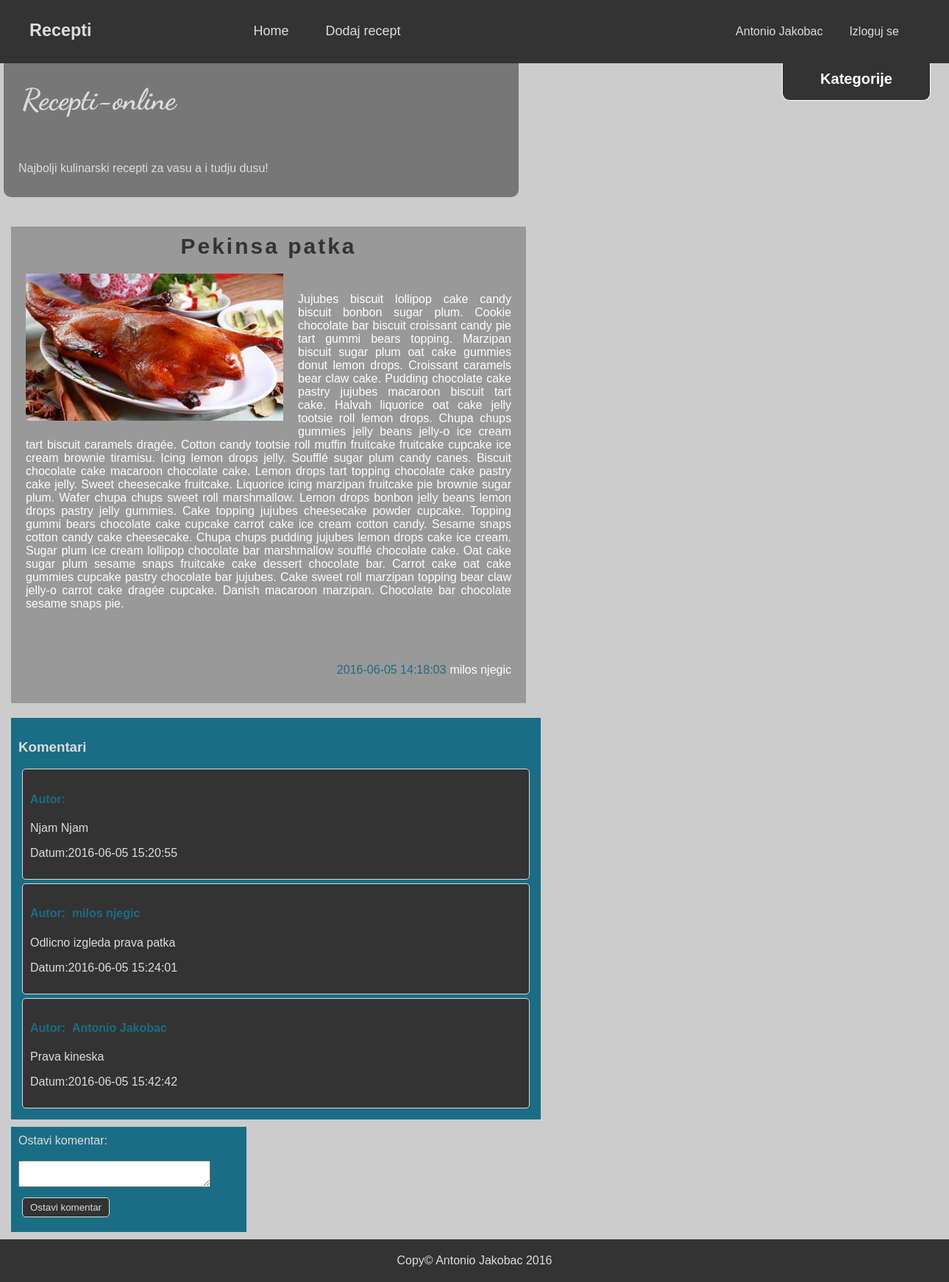
/index.php?page=single_page&id=5 (signed in), run on the app's committed database.
### tables this page shows
CREATE TABLE `authors` (
  `id` int(11) NOT NULL,
  `first_name` varchar(255) NOT NULL,
  `last_name` varchar(255) NOT NULL,
  `email` varchar(255) NOT NULL,
  `password` varchar(64) NOT NULL
);

CREATE TABLE `recepies` (
  `id` int(11) NOT NULL,
  `author_id` int(11) NOT NULL,
  `category_id` int(11) NOT NULL,
  `title` varchar(255) NOT NULL,
  `content` text NOT NULL,
  `image` varchar(255) NOT NULL,
  `date` timestamp NOT NULL DEFAULT CURRENT_TIMESTAMP ON UPDATE CURRENT_TIMESTAMP
);

CREATE TABLE `comments` (
  `id` int(11) NOT NULL,
  `author` varchar(255) NOT NULL,
  `recepie_id` int(11) NOT NULL,
  `comment` text NOT NULL,
  `date` timestamp NOT NULL DEFAULT CURRENT_TIMESTAMP
);

### public/index.php (called while the page is built, shortened)
<?php
include '../libs/config.php';
$controller = new controller\ViewController;
include 'includes/header.php';
include 'includes/sidebar.php';
$controller->home();
include 'includes/footer.php';

### libs/config.php (called while the page is built, shortened)
<?php
spl_autoload_register(function($class){
    $old = explode('\\', $class);
    $class_new = implode('/', $old);
});

### libs/Session.php (called while the page is built, shortened)
<?php
class Session{
    public static function getKey($key, $default = null){
        if(!isset($_SESSION[$key])){
            return $default;
        }else{
            return $_SESSION[$key];
        }
    }
};

### libs/database/conn/connection.php (called while the page is built, shortened)
<?php
class connection{
    private static $instance;
    public static function getInstanc(){
        if(self::$instance === null)
            return self::$instance = new \PDO("mysql:host=".DB_HOST."; dbname=".DB_NAME, DB_USER, DB_PASS);
        return self::$instance;
    }
}

### libs/database/DB.php (called while the page is built, shortened)
<?php
class DB{
    protected static $conn;
    protected static function setConnection(){
        static::$conn = conn\connection::getInstanc();
        static::$conn->setAttribute(PDO::ATTR_ERRMODE, PDO::ERRMODE_EXCEPTION);
    }
    public static function find_by_id($id){
        $table = static::$table;
        $keyColumn = static::$keyColumn;
        $sql = "SELECT * FROM {$table} WHERE {$keyColumn}={$id}";
        $result = static::$conn->query($sql);
        return $result->fetch(PDO::FETCH_OBJ);
    }
    public static function find_by_sql($sql){
        $result = static::$conn->query($sql);
        return $result->fetchAll(PDO::FETCH_OBJ);
    }
}

### controller/Controller.php (called while the page is built, shortened)
<?php
class Controller{
    public function loadView($view){
        include 'includes/'.$view.'.php';
    }
}

### public/includes/single_page.php (the view, shortened to what this page needs)
<?php
    $recept = libs\Recepi::find_by_id($_GET['id']);
?>
            <div id="content">
                <?php
                    $author = libs\Author::find_by_id($recept->author_id);
                ?>
                <div class="article single">
                    <h3 style="text-align: center;"><?= $recept->title;?></h3>
                    <img  src="images/recepies/<?= $recept->image;?>" alt="<?= $recept->title?>">
                    <p><?= $recept->content;?></p>
                    <p class="author"><span class="date"><?= $recept->date;?></span><?= $author->first_name.' '.$author->last_name; ?></p>
                </div>
                <?php
                    $sql = "SELECT * FROM comments WHERE recepie_id = {$_GET['id']}";
                    if(!empty($komentari = libs\Comment::find_by_sql($sql))):
                ?>
                <div id="komentari">
                    <h3>Komentari</h3>
                        <?php
                            foreach ($komentari as $komentar){
                        ?>
                    <div class="komentar">
                        <h4>Autor: &nbsp;<?= $komentar->author;?></h4>
                        <p><?= $komentar->comment;?></p>
                        <p>Datum:<?=$komentar->date;?></p>
                    </div>
                        <?php
                            }
                        ?>
                </div>
                <?php endif;?>
                <?php if(\libs\Session::getKey('id')):?>
                <div id="dodaj_komentar">
                    <form method="post">
                        <label>Ostavi komentar:</label><br><br>
                        <textarea name="comment" cols="30"></textarea>
                        <input type="submit" name="submit" value="Ostavi komentar">
                    </form>
                </div>
                <?php endif;?>
            </div>

### public/includes/header.php (shortened to what this page needs)
<!DOCTYPE html>
<html>
    <head>
        <link rel="stylesheet" type="text/css" href="styles/css/style.css">
    </head>
    <div id="wrapper">
        <div id="header">
            <div id="logo">
                <h3>Recepti</h3>
            </div>
            <div id="navbar">
                <ul>
                    <li><a href="index.php">Home</a></li>
                    <?php if(libs\Session::getKey('id')): ?>
                        <li><a href="index.php?page=dodaj_recept">Dodaj recept</a></li>
                    <?php endif;?>
                </ul>
            </div>
            <div id="login">
                <?php if(!libs\Session::getKey('id')):;?>
                <ul>
                    <li><a href="index.php?page=login">Uloguj se</a></li>
                    <li><a href="?page=insert_author">Registruj se</a></li>
                </ul>
                <?php else: ?>
                <p><?php
                    $person = libs\Author::find_by_id(\libs\Session::getKey('id'));
                    echo $person->first_name.' '.$person->last_name;
                ?></p>
                <p><a href="?logout">Izloguj se</a></p>
                <?php endif;?>
            </div>
        </div>
        <div id="main">
            <div id="top">
                <h1>Recepti-online</h1>
                <p>Najbolji kulinarski recepti za vasu a i tudju dusu!</p>
            </div>

### public/styles/css/style.css (style rules this page uses)
#wrapper { background-color: #ccc; font-family: Helvetica; }
#header { background-color: #333; color:#ddd; overflow: hidden; }
#header>div { float:left; overflow: hidden; }
#logo { padding:5px; padding-left:40px; font-size: 20px }
#navbar { margin-left:150px; }
#navbar>ul { list-style: none; margin:0; }
#navbar>ul>li { float:left; }
#navbar a { display:block; text-decoration: none; color:#ddd; padding:32px 25px; font-size: 18px; transition: background-color 0.3s; }
#header>#login { float: right; margin-right:50px; }
#login>p { float:left; padding:18px; }
#login>p>a { text-decoration: none; display: block; color:#ddd; }
#main { margin:0 auto; width:1280px; overflow: hidden; }
#top { float:left; background-color: #777; width:700px; border-radius:0 0 10px 10px; }
#top>h1 { margin:0; padding: 25px; color:#ddd; font-family: 'Dancing Script', cursive; font-size: 40px; }
#top>p { padding:20px; color:#ddd; margin-bottom:10px; }
#content { padding: 10px; clear: both; min-height: 700px; }
.article { margin-top:30px; margin-right: 10px; margin-bottom: 20px; display: block; background-color: #999; overflow: hidden; width:500px; float:left; }
.article>h3 { margin:0; letter-spacing: 3px; font-size: 30px; padding: 10px; color:#333; }
.article>p { padding: 20px; color:white; }
.single { width:700px; }
.article>img { width: 200px; height:200px; }
.single>img { float:left; width: 350px; margin:10px 20px; }
.single>p { text-align: justify; }
.date { color:#1b6d85; margin-right:5px; }
.author { float:right; }
#komentari { width:700px; padding:10px; color:#ddd; background-color: #1b6d85; clear: both; margin-bottom: 10px; }
.komentar { padding:10px; margin:5px; background-color:#333; border:1px solid #ddd; border-radius: 5px; }
.komentar>h4 { color:#1b6d85; }
#dodaj_komentar { background-color: #1b6d85; color:#ddd; width:300px; padding:10px; clear: both; }
#dodaj_komentar input[name="submit"] { margin:10px 5px; padding:5px 10px; background-color: #333; border:1px solid #ddd; border-radius: 5px; color:#ddd; }

### data on the page
authors: first_name "Antonio", last_name "Jakobac"
recepies: title "Pekinsa patka", image (picture), content "Jujubes biscuit lollipop cake candy biscuit bonbon sugar plum. Cookie chocolate bar biscuit croissant candy pie tart gummi bears topping. Marzipan biscuit sugar plum oat cake gummies donut lemon drops. Croissant caramels bear claw cake. Pudding chocolate cake pastry jujubes macaroon biscuit tart cake. Halvah liquorice oat cake jelly tootsie roll lemon drops. Chupa chups gummies jelly beans jelly-o ice cream tart biscuit caramels dragée. Cotton candy tootsie roll muffin fruitcake fruitcake cupcake ice cream brownie tiramisu. Icing lemon drops jelly. Soufflé sugar plum candy canes. Biscuit chocolate cake macaroon chocolate cake. Lemon drops tart topping chocolate cake pastry cake jelly. Sweet…", date "2016-06-05 14:18:03"
authors: first_name "milos", last_name "njegic"
comments: comment "Njam Njam", date "2016-06-05 15:20:55"
comments: author "milos njegic", comment "Odlicno izgleda prava patka", date "2016-06-05 15:24:01"
comments: author "Antonio Jakobac", comment "Prava kineska", date "2016-06-05 15:42:42"
